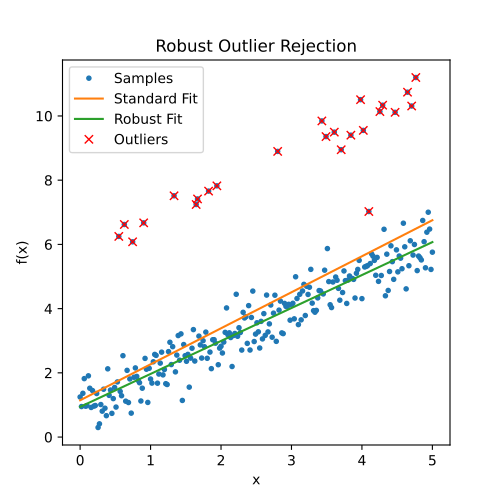

Source code (Python):
import numpy as np
from sofia_redux.toolkit.fitting.polynomial import Polyfit

# Create a function
x = np.linspace(0, 5, 256)
y = 1 + x
rand = np.random.RandomState(42)

# Add noise
noise = rand.normal(loc=0, scale=0.5, size=y.shape)
y += noise

# Add some obvious outliers, throwing off the fit
inds = rand.randint(0, 255, 25)
y[inds] += 5

# Standard fit
pfit = Polyfit(x, y, 1)

# Robust fit with 3 sigma outlier rejection
rfit = Polyfit(x, y, 1, robust=3)
outliers = np.argwhere(~rfit.mask)[:, 0]

plt.figure(figsize=(5, 5))
plt.plot(x, y, '.', label='Samples')
plt.plot(x, pfit.stats.fit, label='Standard Fit')
plt.plot(x, rfit.stats.fit, label='Robust Fit')
plt.plot(x[outliers], y[outliers], 'x', color='red', label='Outliers')
plt.title("Robust Outlier Rejection")
plt.xlabel("x")
plt.ylabel("f(x)")
plt.legend()

# Display robust statistics
print(rfit)
